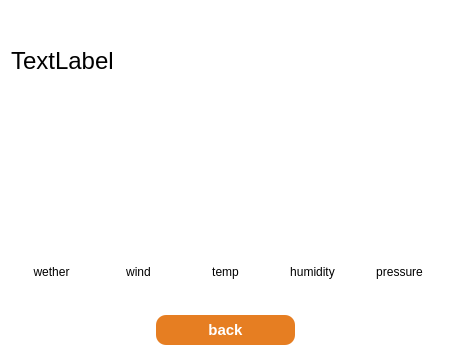
<?xml version="1.0" encoding="UTF-8"?>
<ui version="4.0">
 <class>Form</class>
 <widget class="QWidget" name="Form">
  <property name="geometry">
   <rect>
    <x>0</x>
    <y>0</y>
    <width>451</width>
    <height>356</height>
   </rect>
  </property>
  <property name="windowTitle">
   <string>Form</string>
  </property>
  <property name="windowIcon">
   <iconset>
    <normaloff>images/openweather.png</normaloff>images/openweather.png</iconset>
  </property>
  <property name="styleSheet">
   <string notr="true">background:#fff</string>
  </property>
  <layout class="QGridLayout" name="gridLayout_2">
   <item row="1" column="2">
    <widget class="QLabel" name="weather_temp">
     <property name="text">
      <string/>
     </property>
     <property name="alignment">
      <set>Qt::AlignCenter</set>
     </property>
    </widget>
   </item>
   <item row="2" column="0" colspan="3">
    <layout class="QGridLayout" name="gridLayout">
     <item row="0" column="1">
      <widget class="QLabel" name="label_2">
       <property name="font">
        <font>
         <pointsize>13</pointsize>
        </font>
       </property>
       <property name="text">
        <string/>
       </property>
       <property name="pixmap">
        <pixmap>images/wind1.png</pixmap>
       </property>
       <property name="alignment">
        <set>Qt::AlignCenter</set>
       </property>
      </widget>
     </item>
     <item row="1" column="1">
      <widget class="QLabel" name="city_name_7">
       <property name="font">
        <font>
         <pointsize>9</pointsize>
        </font>
       </property>
       <property name="text">
        <string>wind</string>
       </property>
       <property name="alignment">
        <set>Qt::AlignCenter</set>
       </property>
      </widget>
     </item>
     <item row="0" column="0">
      <widget class="QLabel" name="icon_weather">
       <property name="maximumSize">
        <size>
         <width>100</width>
         <height>100</height>
        </size>
       </property>
       <property name="font">
        <font>
         <pointsize>9</pointsize>
        </font>
       </property>
       <property name="text">
        <string/>
       </property>
       <property name="scaledContents">
        <bool>false</bool>
       </property>
       <property name="alignment">
        <set>Qt::AlignCenter</set>
       </property>
      </widget>
     </item>
     <item row="0" column="3">
      <widget class="QLabel" name="label_3">
       <property name="font">
        <font>
         <pointsize>13</pointsize>
        </font>
       </property>
       <property name="text">
        <string/>
       </property>
       <property name="pixmap">
        <pixmap>images/humidity1.png</pixmap>
       </property>
       <property name="alignment">
        <set>Qt::AlignCenter</set>
       </property>
      </widget>
     </item>
     <item row="1" column="2">
      <widget class="QLabel" name="city_name_8">
       <property name="font">
        <font>
         <pointsize>9</pointsize>
        </font>
       </property>
       <property name="text">
        <string>temp</string>
       </property>
       <property name="alignment">
        <set>Qt::AlignCenter</set>
       </property>
      </widget>
     </item>
     <item row="1" column="4">
      <widget class="QLabel" name="city_name_13">
       <property name="font">
        <font>
         <pointsize>9</pointsize>
        </font>
       </property>
       <property name="text">
        <string>pressure</string>
       </property>
       <property name="alignment">
        <set>Qt::AlignCenter</set>
       </property>
      </widget>
     </item>
     <item row="0" column="4">
      <widget class="QLabel" name="label_4">
       <property name="font">
        <font>
         <pointsize>13</pointsize>
        </font>
       </property>
       <property name="text">
        <string/>
       </property>
       <property name="pixmap">
        <pixmap>images/pressure1.png</pixmap>
       </property>
       <property name="alignment">
        <set>Qt::AlignCenter</set>
       </property>
      </widget>
     </item>
     <item row="0" column="2">
      <widget class="QLabel" name="city_name_9">
       <property name="maximumSize">
        <size>
         <width>100</width>
         <height>100</height>
        </size>
       </property>
       <property name="font">
        <font>
         <pointsize>9</pointsize>
        </font>
       </property>
       <property name="text">
        <string/>
       </property>
       <property name="pixmap">
        <pixmap>images/temp.png</pixmap>
       </property>
       <property name="scaledContents">
        <bool>false</bool>
       </property>
       <property name="alignment">
        <set>Qt::AlignCenter</set>
       </property>
      </widget>
     </item>
     <item row="1" column="0">
      <widget class="QLabel" name="city_name_6">
       <property name="font">
        <font>
         <pointsize>9</pointsize>
        </font>
       </property>
       <property name="text">
        <string>wether</string>
       </property>
       <property name="alignment">
        <set>Qt::AlignCenter</set>
       </property>
      </widget>
     </item>
     <item row="1" column="3">
      <widget class="QLabel" name="city_name_12">
       <property name="font">
        <font>
         <pointsize>9</pointsize>
        </font>
       </property>
       <property name="text">
        <string>humidity</string>
       </property>
       <property name="alignment">
        <set>Qt::AlignCenter</set>
       </property>
      </widget>
     </item>
    </layout>
   </item>
   <item row="0" column="2">
    <widget class="QLabel" name="icon_weather_main">
     <property name="maximumSize">
      <size>
       <width>16777215</width>
       <height>100</height>
      </size>
     </property>
     <property name="text">
      <string/>
     </property>
     <property name="alignment">
      <set>Qt::AlignCenter</set>
     </property>
    </widget>
   </item>
   <item row="0" column="0" colspan="2">
    <widget class="QLabel" name="city_name">
     <property name="maximumSize">
      <size>
       <width>16777215</width>
       <height>100</height>
      </size>
     </property>
     <property name="font">
      <font>
       <pointsize>18</pointsize>
      </font>
     </property>
     <property name="text">
      <string>TextLabel</string>
     </property>
     <property name="alignment">
      <set>Qt::AlignLeading|Qt::AlignLeft|Qt::AlignVCenter</set>
     </property>
    </widget>
   </item>
   <item row="1" column="0" colspan="2">
    <widget class="QLabel" name="timezone">
     <property name="maximumSize">
      <size>
       <width>16777215</width>
       <height>30</height>
      </size>
     </property>
     <property name="font">
      <font>
       <pointsize>9</pointsize>
      </font>
     </property>
     <property name="text">
      <string/>
     </property>
     <property name="alignment">
      <set>Qt::AlignLeading|Qt::AlignLeft|Qt::AlignVCenter</set>
     </property>
    </widget>
   </item>
   <item row="3" column="1">
    <widget class="QPushButton" name="btn_back">
     <property name="maximumSize">
      <size>
       <width>16777215</width>
       <height>30</height>
      </size>
     </property>
     <property name="styleSheet">
      <string notr="true">background:#e67e22;color:#fff;    font-weight: bold;font-size:15px;border-radius:10px;</string>
     </property>
     <property name="text">
      <string>back</string>
     </property>
    </widget>
   </item>
  </layout>
 </widget>
 <resources/>
 <connections/>
</ui>
